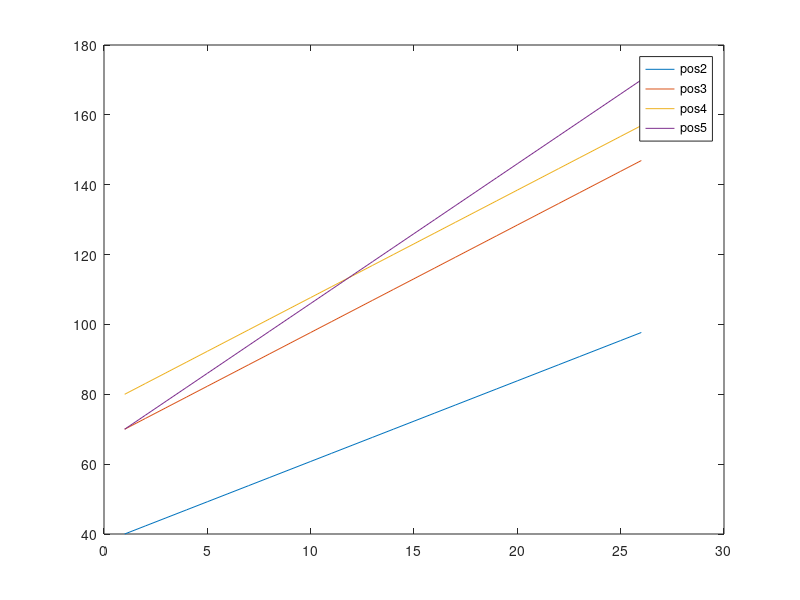
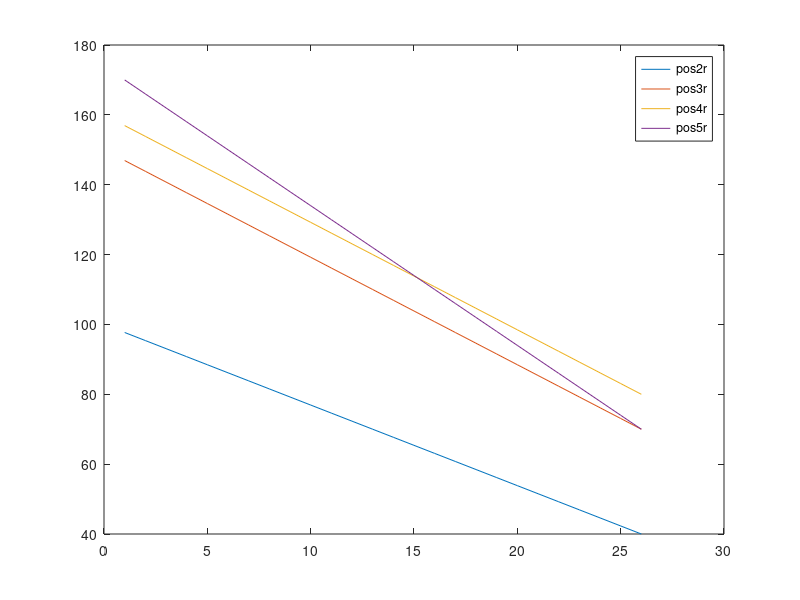

These figures' MATLAB source, in order:
%//valori initiale pozitii
pos22=40;%/*se inlocuieste cu valoarea testata in lab*/
pos33=70;%/*se inlocuieste cu valoarea testata in lab*/
pos44=80;%/*se inlocuieste cu valoarea testata in lab*/
pos55=70;%/*se inlocuieste cu valoarea testata in lab*/
%//valori finale pozitii
fpos22=100;%/*se inlocuieste cu valoarea testata in lab*/
fpos33=150;%/*se inlocuieste cu valoarea testata in lab*/
fpos44=160;%/*se inlocuieste cu valoarea testata in lab*/
fpos55=170;%/*se inlocuieste cu valoarea testata in lab*/
%//indecsii maximi ai vectorilor calculati cunoscand pozitia initiala si finala si pasul de incrementare
   ipos2=round((fpos22-pos22)/4)+1;
   ipos3=round((fpos33-pos33)/4)+1;
   ipos4=round((fpos44-pos44)/4)+1;
   ipos5=round((fpos55-pos55)/4)+1;
 % // calcul index maxim
  
   maxipos=max(ipos2,ipos3);
   maxipos2=max(maxipos,ipos4);
   maxipos3=max(maxipos2,ipos5);%//maximul celor patru numere
  %// vectorii care stocheaza pozitiile motoarelor
% pos2[maxipos3];
% pos3[maxipos3];
% pos4[maxipos3];
% pos5[maxipos3];

%// calcul vectori de pozitie pentru fiecare servo
if (ipos2==maxipos3)
  for i=1:ipos2
    pos2(i)=pos22+4*(i-1);
  end
else%//pentru ca vectorii sa aiba aceeasi lungime si miscarile...
    ...sa fie sincrone, repetam, unde este cazul, valorile pentru pozitiile...
        ...ramase necompletate pana la maxim-maxipos3
        coef=(round(fpos22-pos22)/maxipos3)
    for i=1:maxipos3
    pos2(i)=pos22+coef*(i-1);
  end

end
    if (ipos3==maxipos3)
        for i=1:ipos3
            pos3(i)=pos33+4*(i-1);
        end
    else
    coef=(round(fpos33-pos33)/maxipos3)
    
        for i=1:maxipos3
        pos3(i)=pos33+coef*(i-1);
        end
    end

        
if (ipos4==maxipos3)
        for i=1:ipos4
            pos4(i)=pos44+4*(i-1);
        end
    else
    coef=(round(fpos44-pos44)/maxipos3)
    
        for i=1:maxipos3
        pos4(i)=pos44+coef*(i-1);
        end
    end
    
    if (ipos5==maxipos3)
        for i=1:ipos5
            pos5(i)=pos55+4*(i-1);
        end
    else
    coef=(round(fpos55-pos55)/maxipos3)
    
        for i=1:maxipos3
        pos5(i)=pos55+coef*(i-1);
        end
    end

figure(1), plot(pos2)
hold on
plot(pos3)
hold on
plot(pos4)
hold on
plot(pos5)
hold off
legend('pos2', 'pos3', 'pos4', 'pos5');

figure(2), plot(fliplr(pos2))
hold on
plot(fliplr(pos3))
hold on
plot(fliplr(pos4))
hold on
plot(fliplr(pos5))
hold off
legend('pos2r', 'pos3r', 'pos4r', 'pos5r');